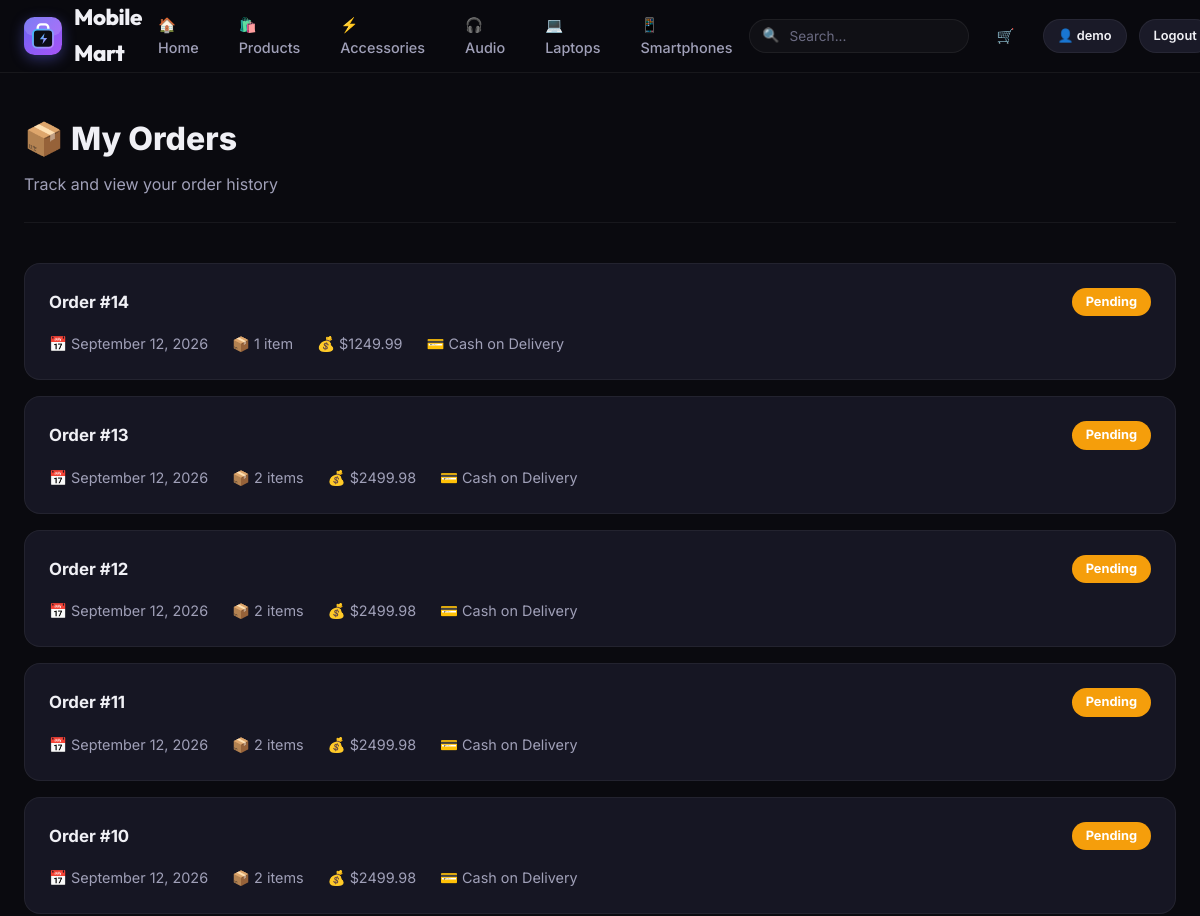
/orders (signed in, upper part), run on an earlier commit of the app's database.
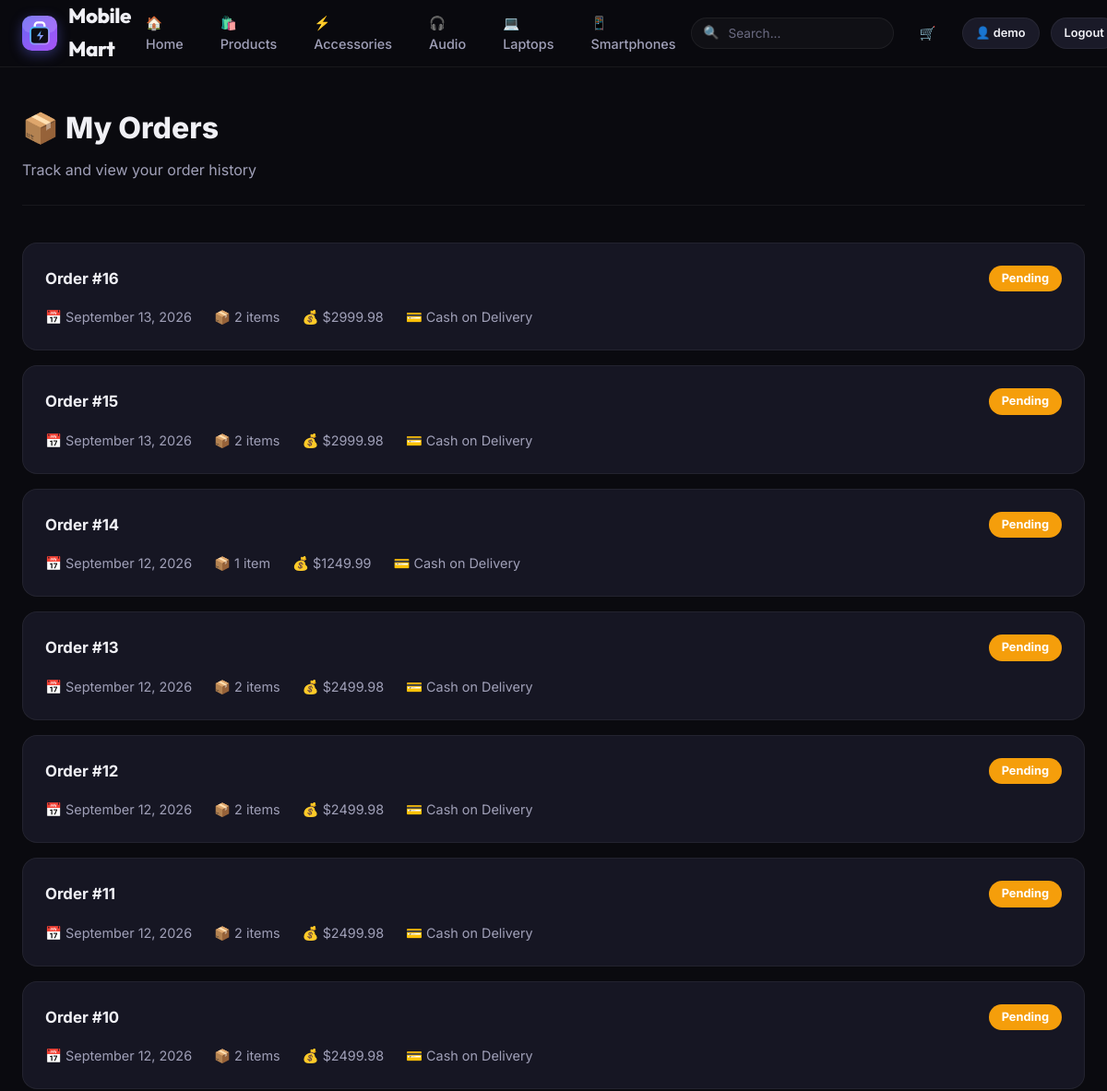
And on a later commit of the database.
### models.py (models this page shows, shortened)
class Category(db.Model):
    __tablename__ = 'categories'
    id = db.Column(db.Integer, primary_key=True)
    name = db.Column(db.String(100), unique=True, nullable=False)
    slug = db.Column(db.String(100), unique=True, nullable=False)
    icon = db.Column(db.String(50), default='📱')
    description = db.Column(db.Text, default='')
    products = db.relationship('Product', backref='category', lazy=True)

class User(UserMixin, db.Model):
    __tablename__ = 'users'
    id = db.Column(db.Integer, primary_key=True)
    username = db.Column(db.String(80), unique=True, nullable=False)
    email = db.Column(db.String(120), unique=True, nullable=False)
    password_hash = db.Column(db.String(256), nullable=False)
    full_name = db.Column(db.String(150), default='')
    phone = db.Column(db.String(20), default='')
    address = db.Column(db.Text, default='')
    city = db.Column(db.String(100), default='')
    is_admin = db.Column(db.Boolean, default=False)
    created_at = db.Column(db.DateTime, default=lambda: datetime.now(timezone.utc))
    cart_items = db.relationship('CartItem', backref='user', lazy=True, cascade='all, delete-orphan')
    orders = db.relationship('Order', backref='user', lazy=True)
    reviews = db.relationship('Review', backref='user', lazy=True)
    @property
    def cart_count(self):
        return sum(item.quantity for item in self.cart_items)

class Order(db.Model):
    __tablename__ = 'orders'
    id = db.Column(db.Integer, primary_key=True)
    user_id = db.Column(db.Integer, db.ForeignKey('users.id'), nullable=False)
    total = db.Column(db.Float, nullable=False)
    status = db.Column(db.String(30), default='Pending')  # Pending, Processing, Shipped, Delivered, Cancelled
    shipping_name = db.Column(db.String(150), default='')
    shipping_address = db.Column(db.Text, default='')
    shipping_city = db.Column(db.String(100), default='')
    shipping_phone = db.Column(db.String(20), default='')
    payment_method = db.Column(db.String(50), default='Cash on Delivery')
    notes = db.Column(db.Text, default='')
    created_at = db.Column(db.DateTime, default=lambda: datetime.now(timezone.utc))
    items = db.relationship('OrderItem', backref='order', lazy=True, cascade='all, delete-orphan')
    @property
    def item_count(self):
        return sum(item.quantity for item in self.items)
    @property
    def status_color(self):
        colors = {
            'Pending': '#f59e0b',
            'Processing': '#3b82f6',
            'Shipped': '#8b5cf6',
            'Delivered': '#10b981',
            'Cancelled': '#ef4444'
        }
        return colors.get(self.status, '#6b7280')

class OrderItem(db.Model):
    __tablename__ = 'order_items'
    id = db.Column(db.Integer, primary_key=True)
    order_id = db.Column(db.Integer, db.ForeignKey('orders.id'), nullable=False)
    product_id = db.Column(db.Integer, db.ForeignKey('products.id'), nullable=False)
    quantity = db.Column(db.Integer, default=1)
    price = db.Column(db.Float, nullable=False)  # Price at time of purchase

### app.py (the view)
@app.route('/orders')
@login_required
def orders():
    user_orders = Order.query.filter_by(user_id=current_user.id)\
        .order_by(Order.created_at.desc()).all()
    return render_template('orders.html', orders=user_orders)

### app.py (called while the page is built)
@login_manager.user_loader
def load_user(user_id):
    return db.session.get(User, int(user_id))

@app.context_processor
def inject_globals():
    categories = Category.query.order_by(Category.name).all()
    cart_count = 0
    if current_user.is_authenticated:
        cart_count = current_user.cart_count
    return dict(
        all_categories=categories,
        cart_count=cart_count,
        current_year=datetime.now().year
    )

### templates/orders.html (shortened to what this page needs)
{% extends "base.html" %}
{% block content %}
<div class="container">
    <div class="page-header">
        <h1>📦 My Orders</h1>
        <p>Track and view your order history</p>
    </div>
    {% if orders %}
    <div style="padding-bottom: 60px;">
        {% for order in orders %}
        <a href="{{ url_for('order_detail', order_id=order.id) }}" class="order-card" style="display: block; text-decoration: none; color: inherit;">
            <div class="order-card-header">
                <span class="order-id">Order #{{ order.id }}</span>
                <span class="order-status" style="background: {{ order.status_color }};">{{ order.status }}</span>
            </div>
            <div class="order-meta">
                <span>📅 {{ order.created_at.strftime('%B %d, %Y') }}</span>
                <span>📦 {{ order.item_count }} item{{ 's' if order.item_count != 1 }}</span>
                <span>💰 ${{ "%.2f"|format(order.total) }}</span>
                <span>💳 {{ order.payment_method }}</span>
            </div>
        </a>
        {% endfor %}
    </div>
    {% endif %}
</div>
{% endblock %}

### templates/base.html (shortened to what this page needs)
<!DOCTYPE html>
<html lang="en">
<head>
    <link rel="stylesheet" href="{{ url_for('static', filename='css/style.css') }}">
</head>
<body>
    <nav class="navbar" id="navbar">
        <div class="navbar-inner">
            <a href="{{ url_for('index') }}" class="navbar-brand">
                <span class="brand-logo-pod">
                </span>
                Mobile Mart
            </a>
            <ul class="navbar-nav" id="main-nav">
                <li><a href="{{ url_for('index') }}" class="{% if request.endpoint == 'index' %}active{% endif %}">🏠 Home</a></li>
                <li><a href="{{ url_for('products') }}" class="{% if request.endpoint == 'products' %}active{% endif %}">🛍️ Products</a></li>
                {% for cat in all_categories[:4] %}
                <li><a href="{{ url_for('products', category=cat.slug) }}">{{ cat.icon }} {{ cat.name }}</a></li>
                {% endfor %}
            </ul>
            <div class="navbar-actions">
                <form class="nav-search" action="{{ url_for('search') }}" method="GET">
                    <span class="search-icon">🔍</span>
                    <input type="text" name="q" placeholder="Search..." value="{{ request.args.get('q', '') }}" autocomplete="off">
                </form>
                <a href="{{ url_for('cart') }}" class="cart-btn" data-tooltip="Shopping Cart">
                    🛒
                </a>
                {% if current_user.is_authenticated %}
                    <a href="{{ url_for('profile') }}" class="btn btn-sm btn-secondary desktop-only-btn">👤 {{ current_user.username }}</a>
                    <a href="{{ url_for('logout') }}" class="btn btn-sm btn-secondary desktop-only-btn">Logout</a>
                {% else %}
                    <a href="{{ url_for('login') }}" class="btn btn-sm btn-secondary desktop-only-btn">Sign In</a>
                    <a href="{{ url_for('register') }}" class="btn btn-sm btn-primary desktop-only-btn">Sign Up</a>
                {% endif %}
            </div>
        </div>
    </nav>
    {% if error_code %}
    <div class="container">
        <div class="error-page">
            <div class="error-code">{{ error_code }}</div>
            <p>{{ error_message }}</p>
            <a href="{{ url_for('index') }}" class="btn btn-primary">← Back to Home</a>
        </div>
    </div>
    {% else %}
    <main>
        {% block content %}{% endblock %}
    </main>
    {% endif %}
</body>
</html>

What changed in the data, as far as the page shows it:
added Order: id "16", status "Pending", created_at "September 13, 2026", item_count "2", total "2999.98", payment_method "Cash on Delivery"
added OrderItem: quantity "s"
added Order: id "15", status "Pending", created_at "September 13, 2026", item_count "2", total "2999.98", payment_method "Cash on Delivery"
added OrderItem: quantity "s"
